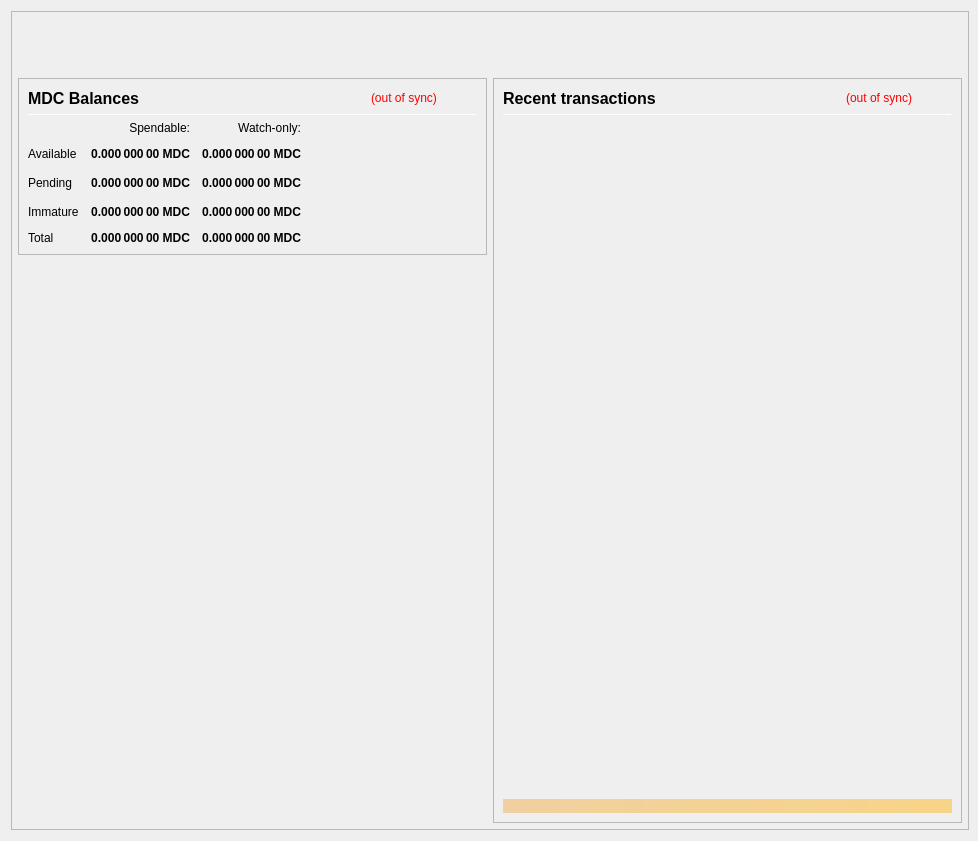
<?xml version="1.0" encoding="UTF-8"?>
<ui version="4.0">
 <class>OverviewPage</class>
 <widget class="QWidget" name="OverviewPage">
  <property name="geometry">
   <rect>
    <x>0</x>
    <y>0</y>
    <width>978</width>
    <height>841</height>
   </rect>
  </property>
  <property name="minimumSize">
   <size>
    <width>960</width>
    <height>682</height>
   </size>
  </property>
  <property name="font">
   <font>
    <weight>50</weight>
    <bold>false</bold>
   </font>
  </property>
  <property name="windowTitle">
   <string>Form</string>
  </property>
  <layout class="QVBoxLayout" name="topLayout" stretch="0">
   <property name="rightMargin">
    <number>9</number>
   </property>
   <item>
    <widget class="QFrame" name="frame_BG">
     <property name="minimumSize">
      <size>
       <width>850</width>
       <height>610</height>
      </size>
     </property>
     <property name="maximumSize">
      <size>
       <width>16777215</width>
       <height>16777215</height>
      </size>
     </property>
     <property name="frameShape">
      <enum>QFrame::StyledPanel</enum>
     </property>
     <property name="frameShadow">
      <enum>QFrame::Raised</enum>
     </property>
     <layout class="QVBoxLayout" name="verticalLayout_3" stretch="0">
      <property name="leftMargin">
       <number>0</number>
      </property>
      <property name="topMargin">
       <number>0</number>
      </property>
      <property name="rightMargin">
       <number>0</number>
      </property>
      <property name="bottomMargin">
       <number>6</number>
      </property>
      <item>
       <layout class="QVBoxLayout" name="verticalLayout_Master" stretch="0,1">
        <property name="leftMargin">
         <number>0</number>
        </property>
        <property name="topMargin">
         <number>0</number>
        </property>
        <property name="rightMargin">
         <number>0</number>
        </property>
        <property name="bottomMargin">
         <number>0</number>
        </property>
        <item>
         <widget class="QFrame" name="frame_Header">
          <layout class="QVBoxLayout" name="verticalLayout_Header" stretch="0">
           <property name="leftMargin">
            <number>0</number>
           </property>
           <property name="topMargin">
            <number>0</number>
           </property>
           <property name="rightMargin">
            <number>0</number>
           </property>
           <property name="bottomMargin">
            <number>0</number>
           </property>
           <item>
            <layout class="QHBoxLayout" name="horizontalLayout_Header" stretch="1,0">
             <property name="spacing">
              <number>6</number>
             </property>
             <item>
              <spacer name="horizontalSpacer_Header">
               <property name="orientation">
                <enum>Qt::Horizontal</enum>
               </property>
               <property name="sizeHint" stdset="0">
                <size>
                 <width>40</width>
                 <height>20</height>
                </size>
               </property>
              </spacer>
             </item>
             <item>
              <widget class="QLabel" name="labelOverviewHeaderRight">
               <property name="minimumSize">
                <size>
                 <width>464</width>
                 <height>60</height>
                </size>
               </property>
               <property name="maximumSize">
                <size>
                 <width>16777215</width>
                 <height>60</height>
                </size>
               </property>
               <property name="font">
                <font>
                 <pointsize>14</pointsize>
                </font>
               </property>
               <property name="text">
                <string/>
               </property>
               <property name="alignment">
                <set>Qt::AlignRight|Qt::AlignTrailing|Qt::AlignVCenter</set>
               </property>
              </widget>
             </item>
            </layout>
           </item>
          </layout>
         </widget>
        </item>
        <item>
         <widget class="QFrame" name="frame_Content">
          <layout class="QVBoxLayout" name="verticalLayout_Content">
           <property name="leftMargin">
            <number>6</number>
           </property>
           <property name="topMargin">
            <number>0</number>
           </property>
           <property name="rightMargin">
            <number>6</number>
           </property>
           <property name="bottomMargin">
            <number>0</number>
           </property>
           <item>
            <layout class="QHBoxLayout" name="horizontalLayout_Content" stretch="1,1">
             <property name="spacing">
              <number>6</number>
             </property>
             <item>
              <layout class="QVBoxLayout" name="verticalLayout_left" stretch="0,0">
               <item>
                <widget class="QFrame" name="frameBalances">
                 <property name="frameShape">
                  <enum>QFrame::StyledPanel</enum>
                 </property>
                 <property name="frameShadow">
                  <enum>QFrame::Raised</enum>
                 </property>
                 <layout class="QVBoxLayout" name="verticalLayout_4">
                  <item>
                   <layout class="QHBoxLayout" name="hlBalancesHeader" stretch="2,0,0">
                    <property name="spacing">
                     <number>6</number>
                    </property>
                    <item>
                     <widget class="QLabel" name="labelBalances">
                      <property name="minimumSize">
                       <size>
                        <width>0</width>
                        <height>0</height>
                       </size>
                      </property>
                      <property name="font">
                       <font>
                        <pointsize>12</pointsize>
                        <weight>75</weight>
                        <bold>true</bold>
                       </font>
                      </property>
                      <property name="text">
                       <string>MDC Balances</string>
                      </property>
                     </widget>
                    </item>
                    <item>
                     <widget class="QLabel" name="labelWalletStatus">
                      <property name="cursor">
                       <cursorShape>WhatsThisCursor</cursorShape>
                      </property>
                      <property name="toolTip">
                       <string>The displayed information may be out of date. Your wallet automatically synchronizes with the Madcoin network after a connection is established, but this process has not completed yet.</string>
                      </property>
                      <property name="styleSheet">
                       <string notr="true">QLabel { color: red; }</string>
                      </property>
                      <property name="text">
                       <string notr="true">(out of sync)</string>
                      </property>
                      <property name="alignment">
                       <set>Qt::AlignLeading|Qt::AlignLeft|Qt::AlignVCenter</set>
                      </property>
                     </widget>
                    </item>
                    <item>
                     <spacer name="hsBalancesHeader">
                      <property name="orientation">
                       <enum>Qt::Horizontal</enum>
                      </property>
                      <property name="sizeHint" stdset="0">
                       <size>
                        <width>40</width>
                        <height>20</height>
                       </size>
                      </property>
                     </spacer>
                    </item>
                   </layout>
                  </item>
                  <item>
                   <widget class="Line" name="lineBalances">
                    <property name="minimumSize">
                     <size>
                      <width>0</width>
                      <height>1</height>
                     </size>
                    </property>
                    <property name="maximumSize">
                     <size>
                      <width>16777215</width>
                      <height>1</height>
                     </size>
                    </property>
                    <property name="orientation">
                     <enum>Qt::Horizontal</enum>
                    </property>
                   </widget>
                  </item>
                  <item>
                   <layout class="QGridLayout" name="gridLayout">
                    <property name="spacing">
                     <number>12</number>
                    </property>
                    <item row="2" column="2">
                     <widget class="QLabel" name="labelWatchPending">
                      <property name="font">
                       <font>
                        <weight>75</weight>
                        <bold>true</bold>
                       </font>
                      </property>
                      <property name="cursor">
                       <cursorShape>ArrowCursor</cursorShape>
                      </property>
                      <property name="toolTip">
                       <string>Unconfirmed transactions to watch-only addresses</string>
                      </property>
                      <property name="text">
                       <string notr="true">0.000 000 00 MDC</string>
                      </property>
                      <property name="alignment">
                       <set>Qt::AlignRight|Qt::AlignTrailing|Qt::AlignVCenter</set>
                      </property>
                      <property name="textInteractionFlags">
                       <set>Qt::NoTextInteraction</set>
                      </property>
                     </widget>
                    </item>
                    <item row="2" column="1">
                     <widget class="QLabel" name="labelUnconfirmed">
                      <property name="font">
                       <font>
                        <weight>75</weight>
                        <bold>true</bold>
                       </font>
                      </property>
                      <property name="cursor">
                       <cursorShape>ArrowCursor</cursorShape>
                      </property>
                      <property name="toolTip">
                       <string>Total of transactions that have yet to be confirmed, and do not yet count toward the spendable balance</string>
                      </property>
                      <property name="text">
                       <string notr="true">0.000 000 00 MDC</string>
                      </property>
                      <property name="alignment">
                       <set>Qt::AlignRight|Qt::AlignTrailing|Qt::AlignVCenter</set>
                      </property>
                      <property name="textInteractionFlags">
                       <set>Qt::NoTextInteraction</set>
                      </property>
                     </widget>
                    </item>
                    <item row="3" column="2">
                     <widget class="QLabel" name="labelWatchImmature">
                      <property name="font">
                       <font>
                        <weight>75</weight>
                        <bold>true</bold>
                       </font>
                      </property>
                      <property name="cursor">
                       <cursorShape>ArrowCursor</cursorShape>
                      </property>
                      <property name="toolTip">
                       <string>Staked or masternode rewards in watch-only addresses that has not yet matured</string>
                      </property>
                      <property name="text">
                       <string notr="true">0.000 000 00 MDC</string>
                      </property>
                      <property name="alignment">
                       <set>Qt::AlignRight|Qt::AlignTrailing|Qt::AlignVCenter</set>
                      </property>
                      <property name="textInteractionFlags">
                       <set>Qt::NoTextInteraction</set>
                      </property>
                     </widget>
                    </item>
                    <item row="4" column="0">
                     <widget class="QLabel" name="labelTotalText">
                      <property name="text">
                       <string>Total</string>
                      </property>
                      <property name="textInteractionFlags">
                       <set>Qt::NoTextInteraction</set>
                      </property>
                     </widget>
                    </item>
                    <item row="3" column="1">
                     <widget class="QLabel" name="labelImmature">
                      <property name="font">
                       <font>
                        <weight>75</weight>
                        <bold>true</bold>
                       </font>
                      </property>
                      <property name="cursor">
                       <cursorShape>ArrowCursor</cursorShape>
                      </property>
                      <property name="toolTip">
                       <string>Staked or masternode rewards that has not yet matured</string>
                      </property>
                      <property name="text">
                       <string notr="true">0.000 000 00 MDC</string>
                      </property>
                      <property name="alignment">
                       <set>Qt::AlignRight|Qt::AlignTrailing|Qt::AlignVCenter</set>
                      </property>
                      <property name="textInteractionFlags">
                       <set>Qt::NoTextInteraction</set>
                      </property>
                     </widget>
                    </item>
                    <item row="2" column="3">
                     <spacer name="hsBalances">
                      <property name="orientation">
                       <enum>Qt::Horizontal</enum>
                      </property>
                      <property name="sizeHint" stdset="0">
                       <size>
                        <width>40</width>
                        <height>20</height>
                       </size>
                      </property>
                     </spacer>
                    </item>
                    <item row="3" column="0">
                     <widget class="QLabel" name="labelImmatureText">
                      <property name="text">
                       <string>Immature</string>
                      </property>
                      <property name="textInteractionFlags">
                       <set>Qt::NoTextInteraction</set>
                      </property>
                     </widget>
                    </item>
                    <item row="4" column="1">
                     <widget class="QLabel" name="labelTotal">
                      <property name="font">
                       <font>
                        <weight>75</weight>
                        <bold>true</bold>
                       </font>
                      </property>
                      <property name="cursor">
                       <cursorShape>ArrowCursor</cursorShape>
                      </property>
                      <property name="toolTip">
                       <string>Your current total balance</string>
                      </property>
                      <property name="text">
                       <string notr="true">0.000 000 00 MDC</string>
                      </property>
                      <property name="alignment">
                       <set>Qt::AlignRight|Qt::AlignTrailing|Qt::AlignVCenter</set>
                      </property>
                      <property name="textInteractionFlags">
                       <set>Qt::NoTextInteraction</set>
                      </property>
                     </widget>
                    </item>
                    <item row="4" column="2">
                     <widget class="QLabel" name="labelWatchTotal">
                      <property name="font">
                       <font>
                        <weight>75</weight>
                        <bold>true</bold>
                       </font>
                      </property>
                      <property name="cursor">
                       <cursorShape>ArrowCursor</cursorShape>
                      </property>
                      <property name="toolTip">
                       <string>Current total balance in watch-only addresses</string>
                      </property>
                      <property name="text">
                       <string notr="true">0.000 000 00 MDC</string>
                      </property>
                      <property name="alignment">
                       <set>Qt::AlignRight|Qt::AlignTrailing|Qt::AlignVCenter</set>
                      </property>
                      <property name="textInteractionFlags">
                       <set>Qt::NoTextInteraction</set>
                      </property>
                     </widget>
                    </item>
                    <item row="0" column="2">
                     <widget class="QLabel" name="labelWatchonly">
                      <property name="text">
                       <string>Watch-only:</string>
                      </property>
                      <property name="alignment">
                       <set>Qt::AlignRight|Qt::AlignTrailing|Qt::AlignVCenter</set>
                      </property>
                     </widget>
                    </item>
                    <item row="1" column="0">
                     <widget class="QLabel" name="labelBalanceText">
                      <property name="text">
                       <string>Available</string>
                      </property>
                      <property name="textInteractionFlags">
                       <set>Qt::NoTextInteraction</set>
                      </property>
                     </widget>
                    </item>
                    <item row="1" column="1">
                     <widget class="QLabel" name="labelBalance">
                      <property name="font">
                       <font>
                        <weight>75</weight>
                        <bold>true</bold>
                       </font>
                      </property>
                      <property name="cursor">
                       <cursorShape>ArrowCursor</cursorShape>
                      </property>
                      <property name="toolTip">
                       <string>Your current spendable balance</string>
                      </property>
                      <property name="text">
                       <string notr="true">0.000 000 00 MDC</string>
                      </property>
                      <property name="alignment">
                       <set>Qt::AlignRight|Qt::AlignTrailing|Qt::AlignVCenter</set>
                      </property>
                      <property name="textInteractionFlags">
                       <set>Qt::NoTextInteraction</set>
                      </property>
                     </widget>
                    </item>
                    <item row="1" column="2">
                     <widget class="QLabel" name="labelWatchAvailable">
                      <property name="font">
                       <font>
                        <weight>75</weight>
                        <bold>true</bold>
                       </font>
                      </property>
                      <property name="cursor">
                       <cursorShape>ArrowCursor</cursorShape>
                      </property>
                      <property name="toolTip">
                       <string>Your current balance in watch-only addresses</string>
                      </property>
                      <property name="text">
                       <string notr="true">0.000 000 00 MDC</string>
                      </property>
                      <property name="alignment">
                       <set>Qt::AlignRight|Qt::AlignTrailing|Qt::AlignVCenter</set>
                      </property>
                      <property name="textInteractionFlags">
                       <set>Qt::NoTextInteraction</set>
                      </property>
                     </widget>
                    </item>
                    <item row="2" column="0">
                     <widget class="QLabel" name="labelPendingText">
                      <property name="text">
                       <string>Pending</string>
                      </property>
                      <property name="textInteractionFlags">
                       <set>Qt::NoTextInteraction</set>
                      </property>
                     </widget>
                    </item>
                    <item row="0" column="1">
                     <widget class="QLabel" name="labelSpendable">
                      <property name="text">
                       <string>Spendable:</string>
                      </property>
                      <property name="alignment">
                       <set>Qt::AlignRight|Qt::AlignTrailing|Qt::AlignVCenter</set>
                      </property>
                     </widget>
                    </item>
                   </layout>
                  </item>
                 </layout>
                </widget>
               </item>
               <item>
                <spacer name="verticalSpacer">
                 <property name="orientation">
                  <enum>Qt::Vertical</enum>
                 </property>
                 <property name="sizeHint" stdset="0">
                  <size>
                   <width>20</width>
                   <height>40</height>
                  </size>
                 </property>
                </spacer>
               </item>
              </layout>
             </item>
             <item>
              <layout class="QVBoxLayout" name="verticalLayout_right" stretch="1">
               <item>
                <widget class="QFrame" name="frame_RecentTransactions">
                 <property name="minimumSize">
                  <size>
                   <width>0</width>
                   <height>0</height>
                  </size>
                 </property>
                 <property name="frameShape">
                  <enum>QFrame::StyledPanel</enum>
                 </property>
                 <property name="frameShadow">
                  <enum>QFrame::Raised</enum>
                 </property>
                 <layout class="QVBoxLayout" name="verticalLayout_1" stretch="0,0,0,0,0">
                  <item>
                   <layout class="QHBoxLayout" name="horizontalLayout_2" stretch="2,0,0">
                    <property name="spacing">
                     <number>3</number>
                    </property>
                    <item>
                     <widget class="QLabel" name="label_4">
                      <property name="minimumSize">
                       <size>
                        <width>0</width>
                        <height>20</height>
                       </size>
                      </property>
                      <property name="font">
                       <font>
                        <pointsize>12</pointsize>
                        <weight>75</weight>
                        <bold>true</bold>
                       </font>
                      </property>
                      <property name="text">
                       <string>Recent transactions</string>
                      </property>
                     </widget>
                    </item>
                    <item>
                     <widget class="QLabel" name="labelTransactionsStatus">
                      <property name="cursor">
                       <cursorShape>WhatsThisCursor</cursorShape>
                      </property>
                      <property name="toolTip">
                       <string>The displayed information may be out of date. Your wallet automatically synchronizes with the Madcoin network after a connection is established, but this process has not completed yet.</string>
                      </property>
                      <property name="styleSheet">
                       <string notr="true">QLabel { color: red; }</string>
                      </property>
                      <property name="text">
                       <string notr="true">(out of sync)</string>
                      </property>
                      <property name="alignment">
                       <set>Qt::AlignRight|Qt::AlignTrailing|Qt::AlignVCenter</set>
                      </property>
                     </widget>
                    </item>
                    <item>
                     <spacer name="horizontalSpacer">
                      <property name="orientation">
                       <enum>Qt::Horizontal</enum>
                      </property>
                      <property name="sizeHint" stdset="0">
                       <size>
                        <width>40</width>
                        <height>20</height>
                       </size>
                      </property>
                     </spacer>
                    </item>
                   </layout>
                  </item>
                  <item>
                   <widget class="Line" name="line">
                    <property name="minimumSize">
                     <size>
                      <width>0</width>
                      <height>1</height>
                     </size>
                    </property>
                    <property name="maximumSize">
                     <size>
                      <width>16777215</width>
                      <height>1</height>
                     </size>
                    </property>
                    <property name="orientation">
                     <enum>Qt::Horizontal</enum>
                    </property>
                   </widget>
                  </item>
                  <item>
                   <widget class="QListView" name="listTransactions">
                    <property name="minimumSize">
                     <size>
                      <width>0</width>
                      <height>0</height>
                     </size>
                    </property>
                    <property name="styleSheet">
                     <string notr="true">QListView { background: transparent; }</string>
                    </property>
                    <property name="frameShape">
                     <enum>QFrame::NoFrame</enum>
                    </property>
                    <property name="verticalScrollBarPolicy">
                     <enum>Qt::ScrollBarAlwaysOff</enum>
                    </property>
                    <property name="horizontalScrollBarPolicy">
                     <enum>Qt::ScrollBarAlwaysOff</enum>
                    </property>
                    <property name="selectionMode">
                     <enum>QAbstractItemView::NoSelection</enum>
                    </property>
                   </widget>
                  </item>
                  <item>
                   <spacer name="verticalSpacer_2">
                    <property name="orientation">
                     <enum>Qt::Vertical</enum>
                    </property>
                    <property name="sizeType">
                     <enum>QSizePolicy::Expanding</enum>
                    </property>
                    <property name="sizeHint" stdset="0">
                     <size>
                      <width>20</width>
                      <height>40</height>
                     </size>
                    </property>
                   </spacer>
                  </item>
                  <item>
                   <widget class="QLabel" name="labelAlerts">
                    <property name="maximumSize">
                     <size>
                      <width>16777215</width>
                      <height>16777215</height>
                     </size>
                    </property>
                    <property name="styleSheet">
                     <string notr="true">background-color: qlineargradient(x1: 0, y1: 0, x2: 1, y2: 0, stop:0 #F0D0A0, stop:1 #F8D488); color:#000000;</string>
                    </property>
                    <property name="text">
                     <string/>
                    </property>
                    <property name="wordWrap">
                     <bool>true</bool>
                    </property>
                    <property name="margin">
                     <number>3</number>
                    </property>
                   </widget>
                  </item>
                 </layout>
                </widget>
               </item>
              </layout>
             </item>
            </layout>
           </item>
          </layout>
         </widget>
        </item>
       </layout>
      </item>
     </layout>
    </widget>
   </item>
  </layout>
 </widget>
 <resources/>
 <connections/>
</ui>
